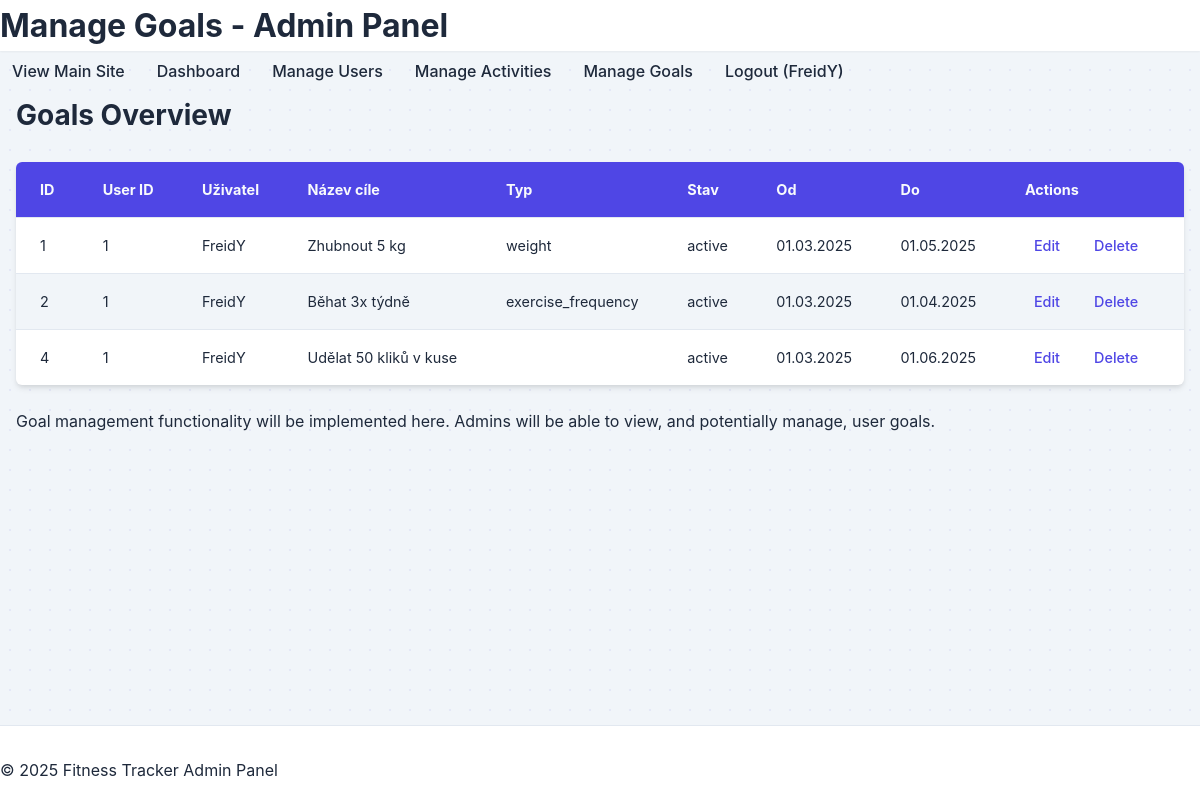
/admin/manage_goals.php (signed in), run on the app's committed database.
### tables this page shows
CREATE TABLE IF NOT EXISTS user_goals (
    id INT AUTO_INCREMENT PRIMARY KEY,
    user_id INT NOT NULL,
    title VARCHAR(100) NOT NULL,
    description TEXT,
    goal_type ENUM('weight', 'exercise_frequency', 'duration', 'distance', 'other') NOT NULL,
    target_value DECIMAL(10,2) NOT NULL,
    current_value DECIMAL(10,2) DEFAULT 0,
    start_date DATE NOT NULL,
    end_date DATE,
    status ENUM('active', 'completed', 'failed', 'cancelled') DEFAULT 'active',
    individual_exercise_id INT DEFAULT NULL,  
    created_at TIMESTAMP DEFAULT CURRENT_TIMESTAMP,
    updated_at TIMESTAMP DEFAULT CURRENT_TIMESTAMP ON UPDATE CURRENT_TIMESTAMP,
    FOREIGN KEY (user_id) REFERENCES users(id) ON DELETE CASCADE,
    FOREIGN KEY (individual_exercise_id) REFERENCES individual_exercises(id) ON DELETE SET NULL
);

CREATE TABLE IF NOT EXISTS users (
    id INT AUTO_INCREMENT PRIMARY KEY,
    username VARCHAR(50) NOT NULL UNIQUE,
    email VARCHAR(100) NOT NULL UNIQUE,
    password VARCHAR(255) NOT NULL,
    user_type ENUM('user', 'admin') NOT NULL DEFAULT 'user',
    gender ENUM('male', 'female','other') NOT NULL,
    height DECIMAL(5,2) DEFAULT NULL,
    weight DECIMAL(5,2) DEFAULT NULL,
    date_of_birth DATE DEFAULT NULL,
    created_at TIMESTAMP DEFAULT CURRENT_TIMESTAMP,
    updated_at TIMESTAMP DEFAULT CURRENT_TIMESTAMP ON UPDATE CURRENT_TIMESTAMP
);

### admin/manage_goals.php (the view, shortened to what this page needs)
<?php
require_once '../config.php';
$pageTitle = "Manage Goals - Admin Panel";
$goals = [];
$error_message = '';
try {
    $sql = "SELECT ug.id, ug.user_id, u.username, ug.title, ug.description, ug.goal_type, ug.target_value, ug.current_value, ug.start_date, ug.end_date, ug.status, ug.individual_exercise_id
            FROM user_goals ug
            JOIN users u ON ug.user_id = u.id
            ORDER BY ug.start_date DESC, u.username ASC";
    $stmt = $pdo->query($sql);
    $goals = $stmt->fetchAll(PDO::FETCH_ASSOC);
} catch (PDOException $e) {
    $error_message = "Chyba při načítání cílů: " . $e->getMessage();
}
?>
<!DOCTYPE html>
<html lang="en">
<head>
    <link rel="stylesheet" href="../public/css/styles.css">
</head>
<body>
    <header>
        <h1><?php echo htmlspecialchars($pageTitle); ?></h1>
    </header>
    <nav>
        <ul>
            <li><a href="../index.php" target="_blank">View Main Site</a></li>
            <li><a href="index.php">Dashboard</a></li>
            <li><a href="users.php">Manage Users</a></li>
            <li><a href="activities.php">Manage Activities</a></li>
            <li><a href="manage_goals.php">Manage Goals</a></li>
            <li><a href="logout.php">Logout (<?php echo htmlspecialchars($_SESSION['admin_username']); ?>)</a></li>
        </ul>
    </nav>
    <div class="container">
        <div class="content">
            <h2>Goals Overview</h2>
            <?php if (empty($goals) && !$error_message): ?>
                <p>No goals found or feature not yet implemented.</p>
            <?php elseif (!$error_message): ?>
                <table class="admin-table">
                    <thead>
                        <tr>
                            <th>ID</th>
                            <th>User ID</th>
                            <th>Uživatel</th>
                            <th>Název cíle</th>
                            <th>Typ</th>
                            <th>Stav</th>
                            <th>Od</th>
                            <th>Do</th>
                            <th>Actions</th>
                        </tr>
                    </thead>
                    <tbody>
                        <?php foreach ($goals as $goal): ?>
                            <tr>
                                <td><?php echo htmlspecialchars($goal['id']); ?></td>
                                <td><?php echo htmlspecialchars($goal['user_id']); ?></td>
                                <td><?php echo htmlspecialchars($goal['username']); ?></td>
                                <td><?php echo htmlspecialchars($goal['title']); ?></td>
                                <td><?php echo htmlspecialchars($goal['goal_type']); ?></td>
                                <td><?php echo htmlspecialchars($goal['status']); ?></td>
                                <td><?php echo htmlspecialchars($goal['start_date'] ? date('d.m.Y', strtotime($goal['start_date'])) : 'N/A'); ?></td>
                                <td><?php echo htmlspecialchars($goal['end_date'] ? date('d.m.Y', strtotime($goal['end_date'])) : 'N/A'); ?></td>
                                <td class="actions">
                                    <a href="edit_goal_admin.php?id=<?php echo $goal['id']; ?>">Edit</a>
                                    <a href="delete_goal_admin.php?id=<?php echo $goal['id']; ?>" onclick="return confirm('Are you sure you want to delete this goal?');">Delete</a>
                                </td>
                            </tr>
                        <?php endforeach; ?>
                    </tbody>
                </table>
            <?php endif; ?>
            <p>Goal management functionality will be implemented here. Admins will be able to view, and potentially manage, user goals.</p>
        </div>
    </div>
    <footer>
        <p>&copy; <?php echo date("Y"); ?> Fitness Tracker Admin Panel</p>
    </footer>
</body>
</html>

### public/css/styles.css (style rules this page uses)
:root { --primary-color: #4f46e5; --primary-hover: #4338ca; --secondary-color: #f472b6; --secondary-hover: #ec4899; --success-color: #10b981; --danger-color: #ef4444; --warning-color: #f59e0b; --info-color: #7046e5; --dark-color: #1e293b; --light-color: #f8fafc; --text-color: #1e293b; --text-muted: #64748b; --border-color: #e2e8f0; --card-bg: #ffffff; --card-bg-2: #f1f5f9; --body-bg: #f1f5f9; --primary-rgb: 79, 70, 229; --secondary-rgb: 244, 114, 182; --success-rgb: 16, 185, 129; --danger-rgb: 239, 68, 68; --warning-rgb: 245, 158, 11; --dark-rgb: 30, 41, 59; --light-rgb: 248, 250, 252; --shadow-sm: 0 1px 2px 0 rgba(0, 0, 0, 0.05); --shadow-md: 0 4px 6px -1px rgba(0, 0, 0, 0.1), 0 2px 4px -1px rgba(0, 0, 0, 0.06); --shadow-lg: 0 10px 15px -3px rgba(0, 0, 0, 0.1), 0 4px 6px -2px rgba(0, 0, 0, 0.05); --transition: all 0.3s cubic-bezier(0.25, 0.8, 0.25, 1); --border-radius-sm: 0.375rem; --border-radius: 0.5rem; --border-radius-lg: 0.75rem; }
* { margin: 0; padding: 0; box-sizing: border-box; }
.admin-table { width: 100%; border-collapse: collapse; margin: 1.5rem 0; font-size: 0.9rem; box-shadow: var(--shadow-md); border-radius: var(--border-radius-sm); overflow: hidden; background-color: var(--card-bg); }
.admin-table thead tr { background-color: var(--primary-color); color: var(--light-color); text-align: left; font-weight: bold; }
.admin-table th, .admin-table td { padding: 1rem 1.5rem; border-bottom: 1px solid var(--border-color); }
.admin-table tbody tr { transition: background-color 0.2s ease; }
.admin-table tbody tr:nth-of-type(even) { background-color: var(--card-bg-2); }
.admin-table tbody tr:last-of-type td { border-bottom: none; }
.admin-table .actions a { color: var(--primary-color); margin-right: 0.75rem; padding: 0.25rem 0.5rem; border: 1px solid transparent; border-radius: var(--border-radius-sm); transition: var(--transition); font-weight: 500; }
body { font-family: 'Inter', 'Segoe UI', -apple-system, BlinkMacSystemFont, Roboto, Arial, sans-serif; line-height: 1.6; color: var(--text-color); background-color: var(--body-bg); min-height: 100vh; display: flex; flex-direction: column; transition: background-color 0.3s ease, color 0.3s ease; position: relative; background-image: radial-gradient( rgba(var(--primary-rgb), 0.08) 1px, transparent 1px ); background-size: 20px 20px; background-position: 0 0; }
.container { width: 100%; max-width: 1200px; margin: 0 auto; padding: 0 1rem; }
a { color: var(--primary-color); text-decoration: none; transition: var(--transition); }
header { background-color: var(--card-bg); box-shadow: var(--shadow-sm); position: sticky; top: 0; z-index: 100; opacity: 0; animation: fadeIn 0.4s ease-out forwards; animation-delay: 0.05s; }
nav ul { display: flex; list-style: none; gap: 0.5rem; }
nav ul li a { display: inline-block; padding: 0.5rem 0.75rem; border-radius: var(--border-radius); font-weight: 500; color: var(--text-color); transition: var(--transition); position: relative; }
nav ul li a::after { content: ''; position: absolute; width: 0; height: 2px; bottom: 0; left: 50%; background-color: var(--primary-color); transition: var(--transition); }
h2 { font-size: 1.75rem; margin-bottom: 1.5rem; color: var(--dark-color); font-weight: 700; }
footer { background-color: var(--card-bg); border-top: 1px solid var(--border-color); padding: 2rem 0 1rem 0; margin-top: auto; opacity: 0; animation: fadeIn 0.4s ease-out forwards; animation-delay: 0.15s; }
body { transition: background-color 0.3s ease, color 0.3s ease; }
header, footer, .card, .auth-form, .input-icon-wrapper, select, input, textarea, .checkbox-label::before { transition: background-color 0.3s ease, border-color 0.3s ease, box-shadow 0.3s ease; }

### data on the page
user_goals: id "1", user "1", user.username "FreidY", title "Zhubnout 5 kg", goal_type "weight", status "active", start_date "01.03.2025", end_date "01.05.2025"
user_goals: id "2", user "1", user.username "FreidY", title "Běhat 3x týdně", goal_type "exercise_frequency", status "active", start_date "01.03.2025", end_date "01.04.2025"
user_goals: id "4", user "1", user.username "FreidY", title "Udělat 50 kliků v kuse", status "active", start_date "01.03.2025", end_date "01.06.2025"

### other printed values
$pageTitle "Manage Goals - Admin Panel"
$_SESSION['admin_username'] "FreidY"
